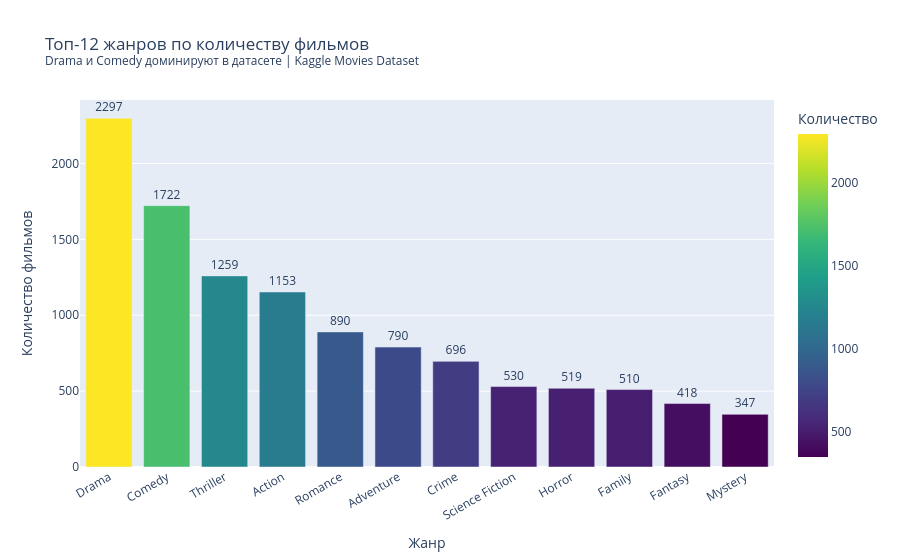

Notebook code cell kept with this figure:
### Markdown cell above
**Интерпретация:**  
Английские фильмы демонстрируют наибольший разброс рейтингов, что объясняется доминированием (94% датасета).  
Французские и немецкие фильмы имеют медианный рейтинг выше 6.5 — возможно, в датасет попали преимущественно признанные артхаусные работы.  
Испанское (n=32) и хинди-кино (n=19) имеют широкий IQR — это следствие малого размера выборки, при котором единичные фильмы сильно влияют на разброс, а не признак неоднородности качества.

### 2.5 Топ жанров по количеству фильмов

### Code cell
all_genres = []
for g in df['genres'].dropna():
    words = str(g).split()
    i = 0
    while i < len(words):
        if words[i] == 'Science' and i+1 < len(words) and words[i+1] == 'Fiction':
            all_genres.append('Science Fiction')
            i += 2
        elif words[i][0].isupper():
            all_genres.append(words[i])
            i += 1
        else:
            i += 1

genre_df = pd.DataFrame(Counter(all_genres).most_common(12), columns=['Жанр', 'Количество'])

fig = px.bar(
    genre_df, x='Жанр', y='Количество',
    color='Количество',
    color_continuous_scale='Viridis',
    text='Количество',
    title='Топ-12 жанров по количеству фильмов<br>'
          '<sup>Drama и Comedy доминируют в датасете | Kaggle Movies Dataset</sup>'
)
fig.update_traces(textposition='outside')
fig.update_xaxes(title_text='Жанр', tickangle=-30)
fig.update_yaxes(title_text='Количество фильмов')
fig.show()

### Figure 1 — Plotly figure (JSON) as saved in the notebook; plotly's stock layout.template omitted (floating-point values rounded to 4 significant figures)
{"data": [{"hovertemplate": "Жанр=%{x}<br>Количество=%{marker.color}<extra></extra>", "legendgroup": "", "marker": {"color": [2297, 1722, 1259, 1153, 890, 790, 696, 530, 519, 510, 418, 347], "coloraxis": "coloraxis", "pattern": {"shape": ""}}, "name": "", "orientation": "v", "showlegend": false, "text": [2297.0, 1722.0, 1259.0, 1153.0, 890.0, 790.0, 696.0, 530.0, 519.0, 510.0, 418.0, 347.0], "textposition": "outside", "type": "bar", "x": ["Drama", "Comedy", "Thriller", "Action", "Romance", "Adventure", "Crime", "Science Fiction", "Horror", "Family", "Fantasy", "Mystery"], "xaxis": "x", "y": [2297, 1722, 1259, 1153, 890, 790, 696, 530, 519, 510, 418, 347], "yaxis": "y"}], "layout": {"barmode": "relative", "coloraxis": {"colorbar": {"title": {"text": "Количество"}}, "colorscale": [[0, "#440154"], [0.1111, "#482878"], [0.2222, "#3e4989"], [0.3333, "#31688e"], [0.4444, "#26828e"], [0.5556, "#1f9e89"], [0.6667, "#35b779"], [0.7778, "#6ece58"], [0.8889, "#b5de2b"], [1, "#fde725"]]}, "legend": {"tracegroupgap": 0}, "title": {"text": "Топ-12 жанров по количеству фильмов<br><sup>Drama и Comedy доминируют в датасете | Kaggle Movies Dataset</sup>"}, "xaxis": {"anchor": "y", "domain": [0, 1], "tickangle": -30, "title": {"text": "Жанр"}}, "yaxis": {"anchor": "x", "domain": [0, 1], "title": {"text": "Количество фильмов"}}}}
